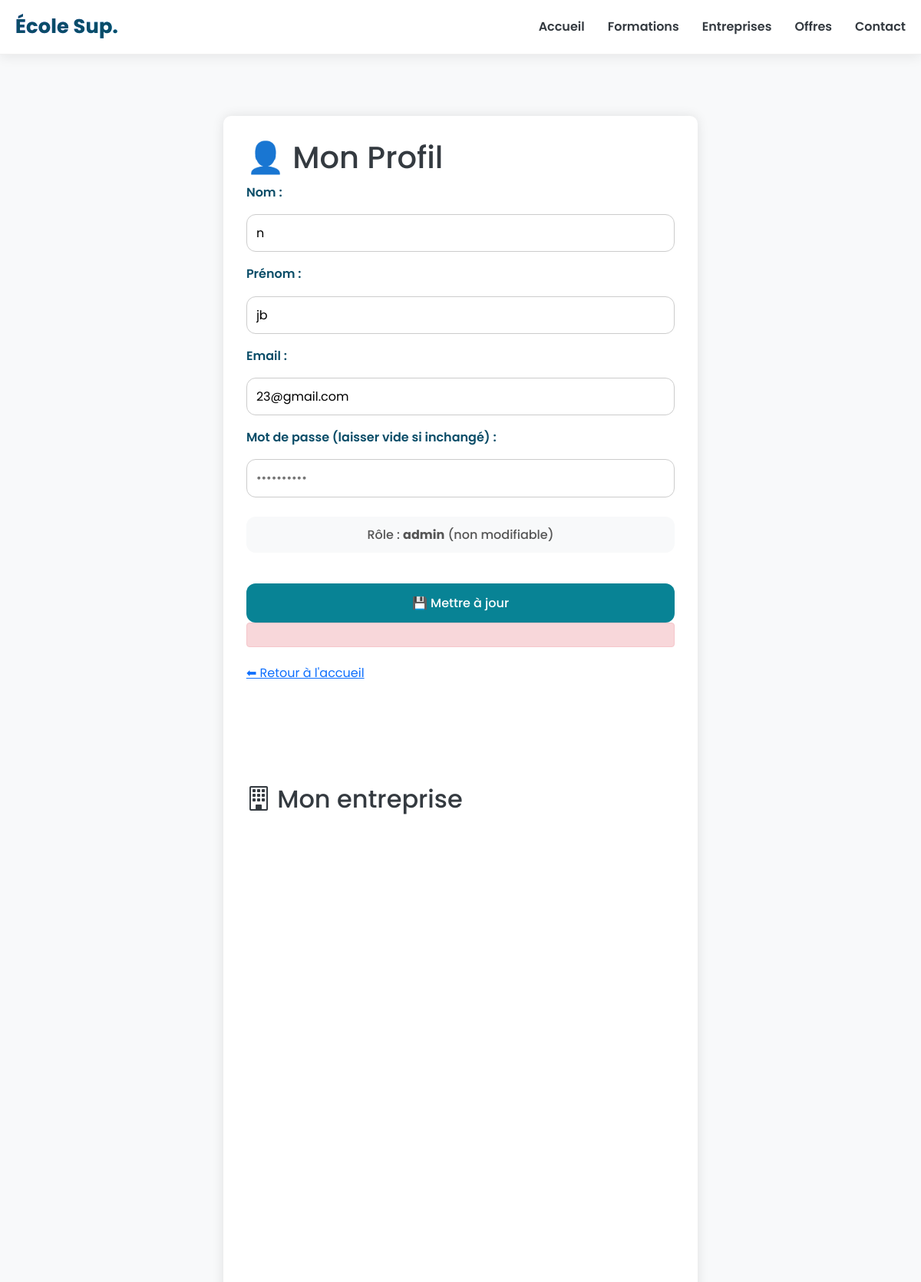
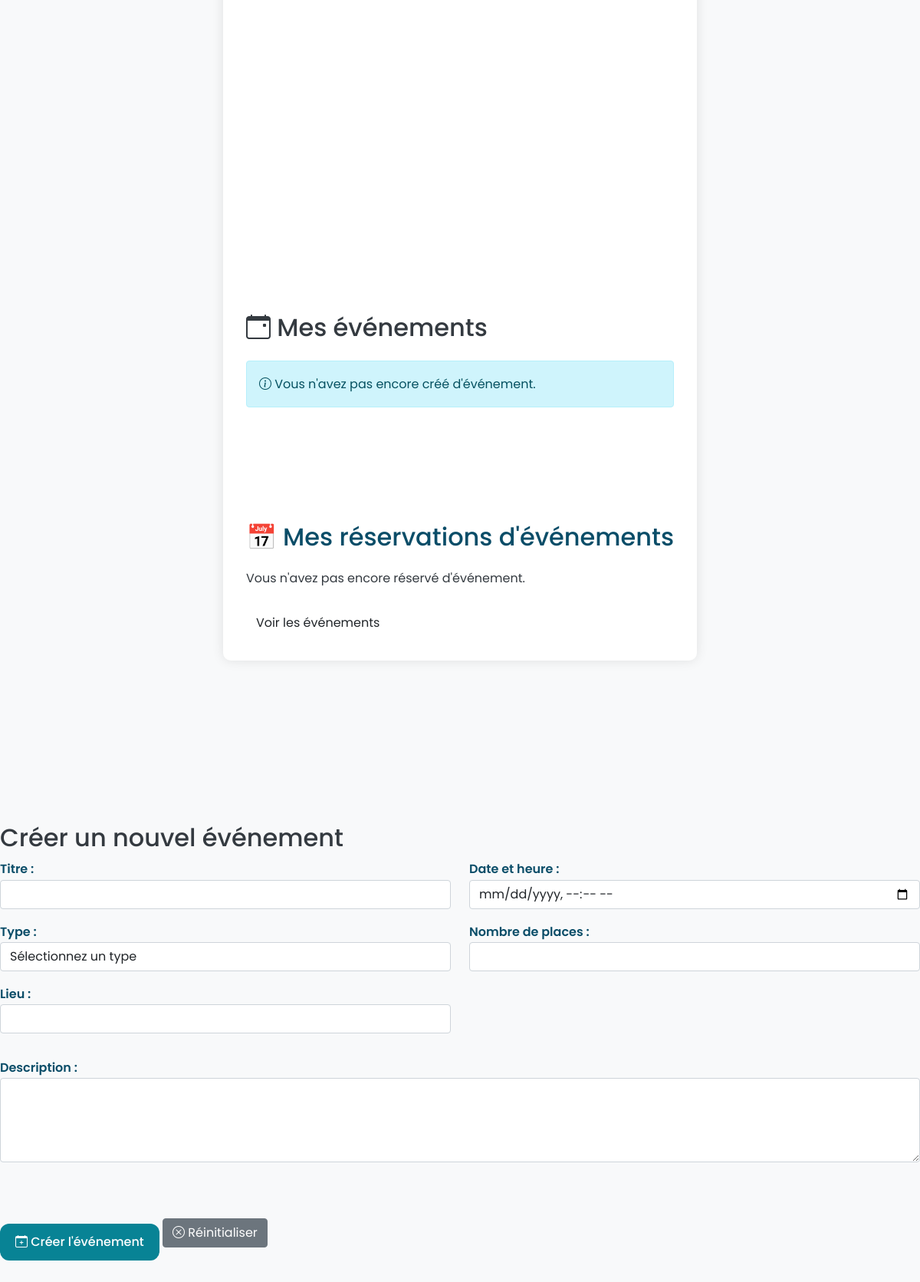
The app's page /vue/profilUser.php (signed in) with its own data (2 pictures, top to bottom).
### tables this page shows
CREATE TABLE `user` (
  `id_user` int UNSIGNED NOT NULL,
  `nom` varchar(100) NOT NULL,
  `prenom` varchar(100) NOT NULL,
  `email` varchar(190) NOT NULL,
  `mdp` varchar(255) NOT NULL,
  `role` enum('admin','prof','alumni','entreprise','etudiant') DEFAULT 'etudiant',
  `is_approved` tinyint(1) NOT NULL DEFAULT '0',
  `ref_entreprise` int UNSIGNED DEFAULT NULL,
  `ref_formation` int UNSIGNED DEFAULT NULL,
  `created_at` timestamp NULL DEFAULT CURRENT_TIMESTAMP,
  `updated_at` timestamp NULL DEFAULT CURRENT_TIMESTAMP ON UPDATE CURRENT_TIMESTAMP
);

### src/repository/UserRepo.php (called while the page is built, shortened)
<?php
require_once __DIR__ . '/../modele/User.php';
class UserRepo
{
    public function getUserById($id)
    {
        $bdd = new Bdd();
        $database = $bdd->getBdd();
        $req = $database->prepare('SELECT * FROM user WHERE id_user = :id LIMIT 1');
        $req->execute(['id' => $id]);
        $row = $req->fetch();
        return new User([
            'idUser' => $row['id_user'],
            'email' => $row['email'],
            'nom' => $row['nom'],
            'prenom' => $row['prenom'],
            'mdp' => $row['mdp'],
            'role' => $row['role'],
            'isApproved' => $row['is_approved'] ?? 0,
        ]);
    }
}

### src/modele/User.php (called while the page is built, shortened)
<?php
class User
{
    private $nom;
    private $prenom;
    private $email;
    private $role;
    private function hydrate(array $donnees)
    {
        foreach ($donnees as $key => $value) {
            $method = 'set' . ucfirst($key);
        }
    }
    public function getNom()
    {
        return $this->nom;
    }
    public function setNom($nom)
    {
        $this->nom = $nom;
    }
    public function getPrenom()
    {
        return $this->prenom;
    }
    public function setPrenom($prenom)
    {
        $this->prenom = $prenom;
    }
    public function getEmail()
    {
        return $this->email;
    }
    public function setEmail($email)
    {
        $this->email = $email;
    }
    public function getRole()
    {
        return $this->role;
    }
    public function setRole($role)
    {
        $this->role = $role;
    }
}

### vue/profilUser.php (the view, shortened to what this page needs)
<?php
require_once __DIR__ . '/../src/modele/User.php';
require_once __DIR__ . '/../src/repository/UserRepo.php';
$userId = $_SESSION['id_user'];
$userRepo = new UserRepo();
$eventRepo = new EventRepo();
$inscriptionRepo = new InscriptionEventRepo();
$user = $userRepo->getUserById($userId);
$message = $_SESSION['message'] ?? '';
$messageClass = $_SESSION['messageClass'] ?? '';
$evenementsUtilisateur = $eventRepo->getEvenementsParUtilisateur($userId);
$reservations = $inscriptionRepo->getReservationsByUser($userId);
?>
<!DOCTYPE html>
<html lang="fr">
<head>
    <link href="https://cdn.jsdelivr.net/npm/bootstrap@5.1.3/dist/css/bootstrap.min.css" rel="stylesheet">
    <link rel="stylesheet" href="https://cdn.jsdelivr.net/npm/bootstrap-icons@1.8.1/font/bootstrap-icons.css">
    <link href="../assets/css/site.css" rel="stylesheet">
</head>
<body>
<header>
    <div class="container">
        <a href="../index.php" class="logo">École Sup.</a>
        <nav>
            <ul>
                <li><a href="../index.php">Accueil</a></li>
                <li><a href="formations.php">Formations</a></li>
                <li><a href="entreprise.php">Entreprises</a></li>
                <li><a href="offres.php">Offres</a></li>
                <li><a href="supportContact.php">Contact</a></li>
            </ul>
        </nav>
    </div>
</header>
<main>
    <div class="profil-card">
        <?php if ($user->getRole() === 'alumni'): ?>
            <h1>👨‍🎓 Profil Alumni</h1>
        <?php else: ?>
            <h1>👤 Mon Profil</h1>
        <?php endif; ?>
        <form method="POST">
            <label>Nom :</label>
            <input type="text" name="nom" value="<?= htmlspecialchars($user->getNom()) ?>" readonly>
            <label>Prénom :</label>
            <input type="text" name="prenom" value="<?= htmlspecialchars($user->getPrenom()) ?>" readonly>
            <label>Email :</label>
            <input type="email" name="email" required value="<?= htmlspecialchars($user->getEmail()) ?>">
            <label>Mot de passe (laisser vide si inchangé) :</label>
            <input type="password" name="password" placeholder="••••••••••">
            <div class="role">
                Rôle : <strong><?= htmlspecialchars($user->getRole()) ?></strong> (non modifiable)
            </div>
            <button type="submit">💾 Mettre à jour</button>
        </form>
        <?php if (isset($message)): ?>
            <div class="alert alert-<?= $messageClass === 'success' ? 'success' : 'danger' ?>"
                 style="padding: 15px; margin-bottom: 20px; border: 1px solid transparent; border-radius: 4px;
                        color: <?= $messageClass === 'success' ? '#155724' : '#721c24' ?>;
                        background-color: <?= $messageClass === 'success' ? '#d4edda' : '#f8d7da' ?>;
                        border-color: <?= $messageClass === 'success' ? '#c3e6cb' : '#f5c6cb' ?>;">
            </div>
        <?php endif; ?>
        <a href="../index.php" class="back">⬅ Retour à l'accueil</a>
        <section class="entreprise-section mt-5">
            <h2 class="mb-4">
                <i class="bi bi-building"></i> Mon entreprise
            </h2>
        </section>
        <section class="mes-evenements mt-5">
            <h2 class="mb-4">
                <i class="bi bi-calendar-event"></i>
                <?= $user->getRole() === 'alumni' ? 'Événements pour les anciens élèves' : 'Mes événements' ?>
            </h2>
            <?php if (empty($evenementsUtilisateur)): ?>
                <div class="alert alert-info">
                    <i class="bi bi-info-circle"></i> Vous n'avez pas encore créé d'événement.
                </div>
            <?php endif; ?>
        </section>
        <div class="reservations-section" style="margin-top: 50px;">
            <h2 style="color: var(--primary-color); margin-bottom: 20px;">📅 Mes réservations d'événements</h2>
            <?php if (empty($reservations)): ?>
                <p>Vous n'avez pas encore réservé d'événement.</p>
                <a href="evenement.php" class="btn" style="display: inline-block; margin-top: 10px;">Voir les événements</a>
            <?php endif; ?>
        </div>
    </div>
</main>
    <section class="mt-5">
        <h2>Créer un nouvel événement</h2>
        <form method="post" action="profilUser.php" class="form-container">
            <div class="row">
                <div class="col">
                    <div class="form-group mb-3">
                        <label for="titre">Titre :</label>
                        <input type="text" id="titre" name="titre" class="form-control" required>
                    </div>
                    <div class="form-group mb-3">
                        <label for="type">Type :</label>
                        <select id="type" name="type" class="form-control" required>
                            <option value="">Sélectionnez un type</option>
                        </select>
                    </div>
                    <div class="form-group mb-3">
                        <label for="lieu">Lieu :</label>
                        <input type="text" id="lieu" name="lieu" class="form-control" required>
                    </div>
                </div>
                <div class="col">
                    <div class="form-group mb-3">
                        <label for="date_event">Date et heure :</label>
                        <input type="datetime-local" id="date_event" name="date_event" class="form-control" required>
                    </div>
                    <div class="form-group mb-3">
                        <label for="nombre_place">Nombre de places :</label>
                        <input type="number" id="nombre_place" name="nombre_place" class="form-control" min="1" required>
                    </div>
                </div>
            </div>
            <div class="form-group mb-3">
                <label for="description">Description :</label>
                <textarea id="description" name="description" class="form-control" rows="4" required></textarea>
            </div>
            <div class="form-actions mt-4">
                <button type="submit" name="sauvegarder_evenement" class="btn btn-primary">
                    <i class="bi bi-calendar-plus"></i> Créer l'événement
                </button>
                <button type="reset" class="btn btn-secondary">
                    <i class="bi bi-x-circle"></i> Réinitialiser
                </button>
            </div>
        </form>
    </section>
</body>
</html>

### assets/css/site.css (style rules this page uses)
:root { --primary-color: #6C5CE7; --secondary-color: #00C2FF; --accent-color: #FF8A00; --background-color: #F6F7FB; --surface-color: #FFFFFF; --text-color: #1F2937; --light-text-color: #F9FAFB; --muted-text-color: #6B7280; --shadow: 0 10px 30px rgba(0, 0, 0, 0.08); --border-radius: 14px; --ring: 0 0 0 8px rgba(108, 92, 231, 0.10); --gradient: linear-gradient(135deg, #6C5CE7 0%, #8A5CF7 35%, #00C2FF 100%); --soft-gradient: linear-gradient(180deg, rgba(108,92,231,.08), rgba(0,194,255,.08)); }
* { box-sizing: border-box; }
html, body { height: 100%; }
body { margin: 0; font-family: 'Poppins', system-ui, -apple-system, Segoe UI, Roboto, sans-serif; background: var(--background-color); color: var(--text-color); line-height: 1.7; -webkit-font-smoothing: antialiased; -moz-osx-font-smoothing: grayscale; }
.container { max-width: 1200px; margin: 0 auto; padding: 0 22px; }
header { background: rgba(255,255,255,0.7); backdrop-filter: saturate(140%) blur(10px); -webkit-backdrop-filter: saturate(140%) blur(10px); position: sticky; top: 0; z-index: 1000; transition: box-shadow .3s ease, background-color .3s ease, transform .3s ease; border-bottom: 1px solid rgba(0,0,0,0.06); }
header .container { display: flex; justify-content: space-between; align-items: center; height: 72px; }
.logo { font-size: 1.7rem; font-weight: 800; letter-spacing: .2px; background: var(--gradient); -webkit-background-clip: text; background-clip: text; color: transparent; text-decoration: none; }
nav ul { list-style: none; display: flex; align-items: center; gap: 28px; padding-left: 0; margin: 0; overflow: visible; }
nav ul li a { text-decoration: none; color: var(--text-color); font-weight: 600; position: relative; padding: 6px 0; transition: color .25s ease; }
nav ul li a::after { content: ''; position: absolute; left: 0; bottom: -2px; height: 2px; width: 100%; background: var(--gradient); transform: scaleX(0); transform-origin: left; transition: transform .35s ease; border-radius: 1px; }
section { padding: 84px 0; }

### vue/profilUser.php (style rules this page uses)
:root { --primary-color:#0A4D68; --secondary-color:#088395; --background-color:#f8f9fa; --surface-color:#ffffff; --text-color:#343a40; --light-text-color:#f8f9fa; --shadow:0 4px 15px rgba(0,0,0,0.07); --radius:12px; }
body { margin:0; font-family:'Poppins',sans-serif; background:var(--background-color); color:var(--text-color); }
header { background:var(--surface-color); box-shadow:var(--shadow); position:sticky; top:0; z-index:1000; }
header .container { max-width:1200px; margin:auto; display:flex; justify-content:space-between; align-items:center; height:70px; padding:0 20px; }
.logo { font-size:1.6rem; font-weight:700; color:var(--primary-color); text-decoration:none; }
nav ul { list-style:none; display:flex; gap:30px; margin:0; padding:0; }
nav a { text-decoration:none; color:var(--text-color); font-weight:500; position:relative; padding-bottom:5px; transition:color .3s ease; }
nav a::after { content:''; position:absolute; left:0; bottom:0; width:0; height:2px; background:var(--secondary-color); transition:width .3s ease; }
main { display:flex; justify-content:center; align-items:flex-start; padding:60px 20px; min-height:calc(100vh - 120px); }
.profil-card { background: white; border-radius: 10px; box-shadow: 0 0 15px rgba(0, 0, 0, 0.1); padding: 30px; margin: 20px auto; max-width: 1000px; }
form { display:flex; flex-direction:column; gap:15px; }
label { font-weight:600; color:var(--primary-color); }
input { padding:10px 12px; border:1px solid #ccc; border-radius:var(--radius); font-size:1rem; transition:border .2s ease, box-shadow .2s ease; }
.role { background:var(--background-color); padding:10px; border-radius:var(--radius); text-align:center; font-weight:500; color:#555; margin-top:10px; }
button[type="submit"] { margin-top: 25px; background: var(--secondary-color); border: none; color: white; padding: 12px 20px; border-radius: var(--radius); cursor: pointer; font-weight: 500; font-size: 1rem; transition: background .2s ease, transform .1s ease; }

### records on screen
user: nom "n", prenom "jb", email "23@gmail.com", role "admin"
